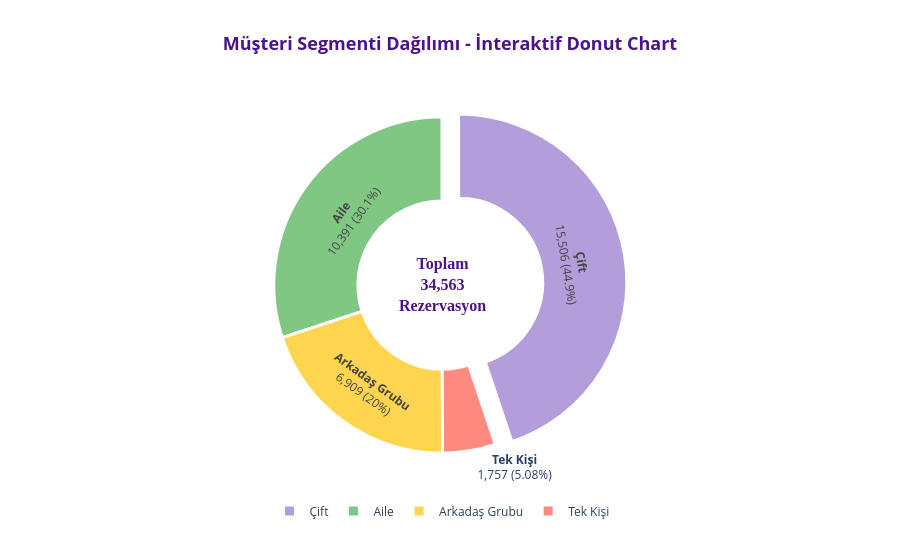

Here is the notebook cell this chart was saved with:
### Markdown cell above
### 🎨 **İnteraktif Görselleştirme: Plotly**

### Code cell
# Plotly ile interaktif görselleştirme
# Donut chart (gelişmiş pie chart)
fig = go.Figure(data=[go.Pie(
    labels=musteri_dagilim.index,
    values=musteri_dagilim.values,
    hole=0.5,  # Donut effect
    marker=dict(colors=['#B39DDB', '#81C784', '#FFD54F', '#FF8A80'],
                line=dict(color='white', width=3)),
    textinfo='label+percent+value',
    texttemplate='<b>%{label}</b><br>%{value:,} (%{percent})',
    hovertemplate='<b>%{label}</b><br>Rezervasyon: %{value:,}<br>Oran: %{percent}<extra></extra>',
    pull=[0.1, 0, 0, 0]  # İlk segmenti biraz dışarı çek
)])

# Merkeze metin ekleme
fig.add_annotation(
    text=f"<b>Toplam<br>{len(df):,}<br>Rezervasyon</b>",
    x=0.5, y=0.5,
    font=dict(size=16, color='#4A148C', family='Arial Black'),
    showarrow=False
)

fig.update_layout(
    title=dict(
        text='<b>Müşteri Segmenti Dağılımı - İnteraktif Donut Chart</b>',
        font=dict(size=18, color='#4A148C'),
        x=0.5,
        xanchor='center'
    ),
    height=550,
    showlegend=True,
    legend=dict(
        orientation="h",
        yanchor="bottom",
        y=-0.15,
        xanchor="center",
        x=0.5,
        font=dict(size=12)
    ),
    template='plotly_white'
)

fig.show()

print("✅ İnteraktif grafik oluşturuldu! Üzerine gelerek detaylı bilgi alabilirsiniz.")

### Figure 1 — Plotly figure (JSON) as saved in the notebook; plotly's stock layout.template omitted (floating-point values rounded to 4 significant figures)
{"data": [{"hole": 0.5, "hovertemplate": "<b>%{label}</b><br>Rezervasyon: %{value:,}<br>Oran: %{percent}<extra></extra>", "labels": ["Çift", "Aile", "Arkadaş Grubu", "Tek Kişi"], "marker": {"colors": ["#B39DDB", "#81C784", "#FFD54F", "#FF8A80"], "line": {"color": "white", "width": 3}}, "pull": [0.1, 0, 0, 0], "textinfo": "label+percent+value", "texttemplate": "<b>%{label}</b><br>%{value:,} (%{percent})", "type": "pie", "values": [15506, 10391, 6909, 1757]}], "layout": {"annotations": [{"font": {"color": "#4A148C", "family": "Arial Black", "size": 16}, "showarrow": false, "text": "<b>Toplam<br>34,563<br>Rezervasyon</b>", "x": 0.5, "y": 0.5}], "height": 550, "legend": {"font": {"size": 12}, "orientation": "h", "x": 0.5, "xanchor": "center", "y": -0.15, "yanchor": "bottom"}, "showlegend": true, "title": {"font": {"color": "#4A148C", "size": 18}, "text": "<b>Müşteri Segmenti Dağılımı - İnteraktif Donut Chart</b>", "x": 0.5, "xanchor": "center"}}}
